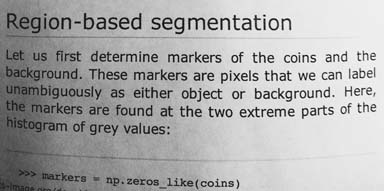
#> input picture skimage.data.page(), 384 x 191 px
$ jupyter execute --allow-errors 10_Image_classification_and_segmentation.ipynb.ipynb   (shell and % lines are left out)
#> lines starting #> are read from the running program, lines starting #| are printed output that depends on the picture; after the words box and inside, x2 and y2 are one past the last pixel; in counts of white or black regions, pixels touching at a corner belong together
# Session 10: Image classification and segmentation

### Victor F. Pajuelo Madrigal <victor.pajuelo@bts.tech> - Data Science Foundations (2020-12-01)

Open this notebook in Google Colaboratory: [](https://colab.research.google.com/github/vfp1/bts-dsf-2020/blob/main/Session_10/decoded.ipynb)

**Resources:**

# Classification, detection, segmentation...

Image classification can be understood as an identification process of what we have in the image. For that, different approaches with different skill levels can be used. From basically returning a text with the word "Cat" to returning, the bounding box where that cat is found, or multiple boxes for multiple entities or adjusting those boxes to the shape of the entity.

For this introductory class, we will only be looking at the first one, as the other ones involve more advanced techniques.

# Machine learning paths

The "learning" in machine learning can be performed over discrete datasets (classes) or over continuous (temperature, pricing of houses). And the learning can be done supervised or unsupervised.

# Image segmentation with scikit-image

Image Segmentation is essentially the process of partitioning a digital image into multiple segments to simplify and/or change the representation of an image into something that is more meaningful and easier to analyze.

[Here](https://scikit-image.org/docs/dev/api/skimage.segmentation.html#skimage.segmentation.random_walker) is the full list of segmentation algorithms available in scikit-image.

Segmentation algorithms available in `scikit-image`:

## Unsupervised: thresholding

[cell 1]
import numpy as np
import matplotlib.pyplot as plt
import skimage.data as data
import skimage.segmentation as seg
import skimage.filters as filters
import skimage.draw as draw
import skimage.color as color
import skimage.io as io

[cell 2]
page = data.page()
#> page is the input picture: shape (191, 384); min 0, max 255, mean 171.5
io.imshow(page)

[cell 3]
fig, ax = plt.subplots(1, 1)
ax.hist(page.ravel(), bins=32, range=[0, 256])
ax.set_xlim(0, 256);
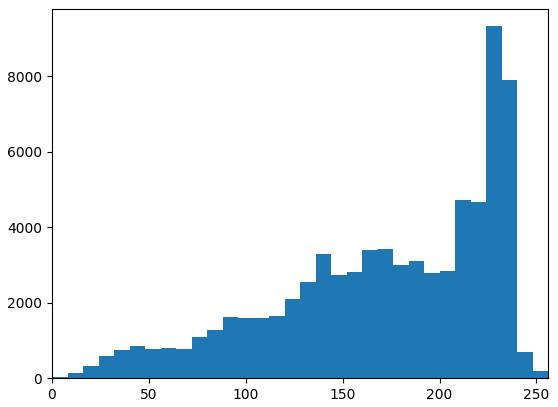
#> figure drawn by matplotlib, 1 panel; tallest bar 9320 high, from x = 224 to 232

[cell 4]
text_segmented = page > 50
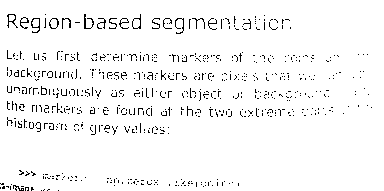
#> text_segmented: shape (191, 384) bool; 96% white; black in thin lines or dots, all inside (x1, y1, x2, y2) = (0, 14, 372, 191)
io.imshow(text_segmented);

[cell 5]
text_segmented = page > 70
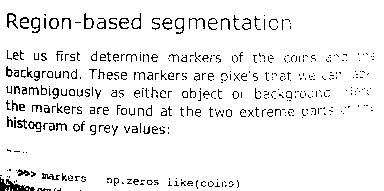
#> text_segmented: shape (191, 384) bool; 93.3% white; black in thin lines or dots
io.imshow(text_segmented);

[cell 6]
text_segmented = page > 120
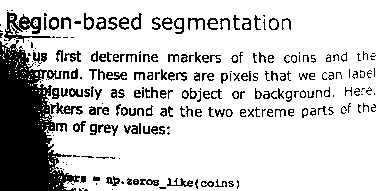
#> text_segmented: shape (191, 384) bool; 80.8% white; 250 black regions (105 under 20 px), largest, box (x1, y1, x2, y2) and area: (0, 40, 80, 191) 6960, (4, 12, 51, 43) 523, (50, 102, 83, 115) 180
io.imshow(text_segmented);

Scikit-image has a number of automatic thresholding methods, which require no input in choosing an optimal threshold. Some of the methods are: `otsu, li, local`.

In the case of `local`, we also need to specify the `block_size`. Offset helps to tune the image for better results.

[cell 7]
text_threshold = filters.threshold_otsu(page)
#> text_threshold = 157
io.imshow(page > text_threshold);
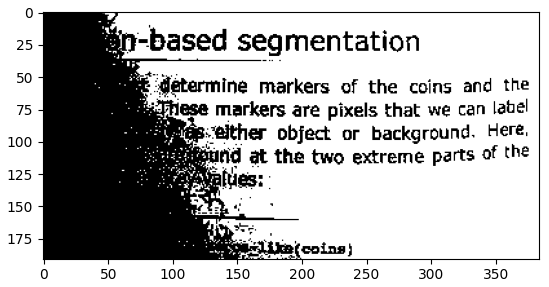
#> figure drawn by matplotlib, 1 panel

[cell 8]
text_threshold = filters.threshold_li(page)
#> text_threshold = 146
io.imshow(page > text_threshold);

[cell 9]
text_threshold = filters.threshold_local(page, block_size=101, offset=100)
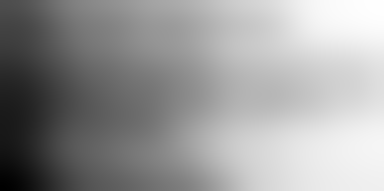
#> text_threshold: shape (191, 384) float64; min -29.04, max 137.9, mean 71.5; drawn with min black and max white
io.imshow(page > text_threshold);
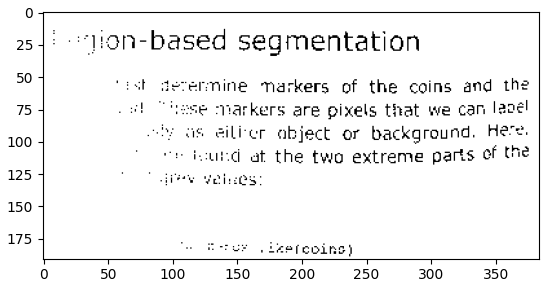
#> figure drawn by matplotlib, 1 panel

## Supervised segmentation

[cell 10]
import numpy as np
import matplotlib.pyplot as plt
import skimage.data as data
import skimage.segmentation as seg
import skimage.filters as filters
import skimage.draw as draw
import skimage.color as color
import skimage.io as io

#> (a cell that did not finish here is left out)

#> (a cell that did not finish here is left out)

### Active Contour Segmentation or Snakes

This algorithm is initialized with the help of the user, by defining a countour or line around some object. The "snake" contracts starting by that countour, and is attracted or repelled by light and edges.

In this example, we will draw a circle around someone's face, and try to segment the face.

[cell 13]
def circle_points(resolution, center, radius):
    """
    Generate points which define a circle on an image.Centre refers to the centre of the circle
    """
    radians = np.linspace(0, 2*np.pi, resolution)
    c = center[1] + radius*np.cos(radians)#polar co-ordinates
    r = center[0] + radius*np.sin(radians)

    return np.array([c, r]).T

The image is way too big for doing this for teaching purposes, so we will scale it down.

[cell 14]
from skimage.transform import resize

#> (the rest of this cell did not finish here and is left out)

[cell 15]
# Exclude last point because a closed path should not have duplicate points
points = circle_points(resolution=200, center=[110, 90], radius=150)[:-1]

[cell 16]
fig, ax = plt.subplots(1, 1, figsize=(14, 14))
#> (the rest of this cell did not finish here and is left out)

#> (a cell that did not finish here is left out)

[cell 18]
# Plotting snakes
fig, ax = plt.subplots(1, 1, figsize=(14, 14))
#> (the rest of this cell did not finish here and is left out)

We can tweak the parameters called alpha and beta. Higher values of alpha will make this snake contract faster while beta makes the snake smoother.

[cell 19]
from skimage.filters import gaussian

# Using snakes with  alpha and beta
#> (the rest of this cell did not finish here and is left out)

[cell 20]
# Plotting snakes
fig, ax = plt.subplots(1, 1, figsize=(14, 14))
#> (the rest of this cell did not finish here and is left out)

#### Your turn

Take a picture of your colleague (against white background) and try to segment his/her face.

## Unsupervised segmentation
### SLIC (Simple Linear Iterative Clustering)

The SLIC algorithm uses K-Means, and separates the image in meaningful patches, defined by the number of segments.

#> (a cell that did not finish here is left out)

#> (a cell that did not finish here is left out)

# Image classification with sklearn

## Image classifiers

This is a comparisson of different classifiers in sklearn over a synthetic dataset.

This is to portray the decision boundaries at which the algorithm operates, but be careful, this is computed only over two dimensions, in high dimensionality, this can severely change.

The training points are given in solid colors, while the testing are semi-transparent.

[cell 23]
# Code source: Gaël Varoquaux
#              Andreas Müller
# Modified for documentation by Jaques Grobler
# License: BSD 3 clause

import numpy as np
import matplotlib.pyplot as plt
from matplotlib.colors import ListedColormap
from sklearn.model_selection import train_test_split
from sklearn.preprocessing import StandardScaler
from sklearn.datasets import make_moons, make_circles, make_classification
from sklearn.neural_network import MLPClassifier
from sklearn.neighbors import KNeighborsClassifier
from sklearn.svm import SVC
from sklearn.gaussian_process import GaussianProcessClassifier
from sklearn.gaussian_process.kernels import RBF
from sklearn.tree import DecisionTreeClassifier
from sklearn.ensemble import RandomForestClassifier, AdaBoostClassifier
from sklearn.naive_bayes import GaussianNB
from sklearn.discriminant_analysis import QuadraticDiscriminantAnalysis

h = .02  # step size in the mesh

names = ["Nearest Neighbors", "Linear SVM", "RBF SVM", "Gaussian Process",
         "Decision Tree", "Random Forest", "Neural Net", "AdaBoost",
         "Naive Bayes", "QDA"]

classifiers = [
    KNeighborsClassifier(3),
    SVC(kernel="linear", C=0.025),
    SVC(gamma=2, C=1),
    GaussianProcessClassifier(1.0 * RBF(1.0)),
    DecisionTreeClassifier(max_depth=5),
    RandomForestClassifier(max_depth=5, n_estimators=10, max_features=1),
    MLPClassifier(alpha=1, max_iter=1000),
    AdaBoostClassifier(),
    GaussianNB(),
    QuadraticDiscriminantAnalysis()]

X, y = make_classification(n_features=2, n_redundant=0, n_informative=2,
                           random_state=1, n_clusters_per_class=1)
rng = np.random.RandomState(2)
X += 2 * rng.uniform(size=X.shape)
linearly_separable = (X, y)

datasets = [make_moons(noise=0.3, random_state=0),
            make_circles(noise=0.2, factor=0.5, random_state=1),
            linearly_separable
            ]

figure = plt.figure(figsize=(27, 9))
i = 1
# iterate over datasets
for ds_cnt, ds in enumerate(datasets):
    # preprocess dataset, split into training and test part
    X, y = ds
    X = StandardScaler().fit_transform(X)
    X_train, X_test, y_train, y_test = \
        train_test_split(X, y, test_size=.4, random_state=42)

    x_min, x_max = X[:, 0].min() - .5, X[:, 0].max() + .5
    y_min, y_max = X[:, 1].min() - .5, X[:, 1].max() + .5
    xx, yy = np.meshgrid(np.arange(x_min, x_max, h),
                         np.arange(y_min, y_max, h))

    # just plot the dataset first
    cm = plt.cm.RdBu
    cm_bright = ListedColormap(['#FF0000', '#0000FF'])
    ax = plt.subplot(len(datasets), len(classifiers) + 1, i)
    if ds_cnt == 0:
        ax.set_title("Input data")
    # Plot the training points
    ax.scatter(X_train[:, 0], X_train[:, 1], c=y_train, cmap=cm_bright,
               edgecolors='k')
    # Plot the testing points
    ax.scatter(X_test[:, 0], X_test[:, 1], c=y_test, cmap=cm_bright, alpha=0.6,
               edgecolors='k')
    ax.set_xlim(xx.min(), xx.max())
    ax.set_ylim(yy.min(), yy.max())
    ax.set_xticks(())
    ax.set_yticks(())
    i += 1

    # iterate over classifiers
    for name, clf in zip(names, classifiers):
        ax = plt.subplot(len(datasets), len(classifiers) + 1, i)
        clf.fit(X_train, y_train)
        score = clf.score(X_test, y_test)

        # Plot the decision boundary. For that, we will assign a color to each
        # point in the mesh [x_min, x_max]x[y_min, y_max].
        if hasattr(clf, "decision_function"):
            Z = clf.decision_function(np.c_[xx.ravel(), yy.ravel()])
        else:
            Z = clf.predict_proba(np.c_[xx.ravel(), yy.ravel()])[:, 1]

        # Put the result into a color plot
        Z = Z.reshape(xx.shape)
        ax.contourf(xx, yy, Z, cmap=cm, alpha=.8)

        # Plot the training points
        ax.scatter(X_train[:, 0], X_train[:, 1], c=y_train, cmap=cm_bright,
                   edgecolors='k')
        # Plot the testing points
        ax.scatter(X_test[:, 0], X_test[:, 1], c=y_test, cmap=cm_bright,
                   edgecolors='k', alpha=0.6)

        ax.set_xlim(xx.min(), xx.max())
        ax.set_ylim(yy.min(), yy.max())
        ax.set_xticks(())
        ax.set_yticks(())
        if ds_cnt == 0:
            ax.set_title(name)
        ax.text(xx.max() - .3, yy.min() + .3, ('%.2f' % score).lstrip('0'),
                size=15, horizontalalignment='right')
        i += 1

plt.tight_layout()
plt.show()
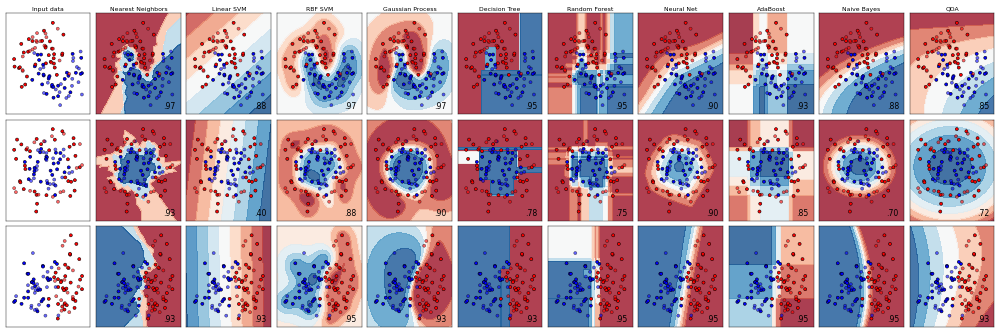
#> figure drawn by matplotlib, 33 panels

## Image classification: digits

Image classification can be performed with sklern using the algorithms above. We will try to classify a library of digits given by sklearn.

[cell 24]
# Standard scientific Python imports
import matplotlib.pyplot as plt

# Import datasets, classifiers and performance metrics
from sklearn import datasets, svm, metrics

The digits dataset is made of 8x8 images of digits. For every image we have a "target" representing the number it is.

[cell 25]
# The digits dataset
digits = datasets.load_digits()

[cell 26]
images_and_labels = list(zip(digits.images, digits.target))
for index, (image, label) in enumerate(images_and_labels[:4]):
    plt.subplot(2, 4, index + 1)
    plt.axis('off')
    plt.imshow(image, cmap=plt.cm.gray_r, interpolation='nearest')
    plt.title('Training: %i' % label)
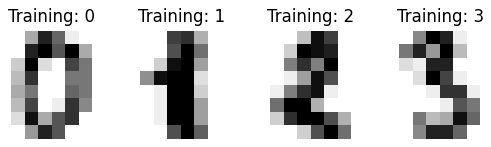
#> figure drawn by matplotlib, 4 panels

The classifier needs to be applied to a flattened image (we are not using convolutions), to turn the data into a (samples, feature) matrix.

[cell 27]
n_samples = len(digits.images)
data = digits.images.reshape((n_samples, -1))
target = digits.target

#1797 samples, 64 pixels (flattened )
print(data.shape)
print(target.shape)

We choose the classifier

[cell 28]
# Create a classifier: a support vector classifier
classifier = svm.SVC(gamma=0.001)

Fit it to the first half of the digits

[cell 29]
# We learn the digits on the first half of the digits
classifier.fit(data[:n_samples // 2], digits.target[:n_samples // 2])

Fit it to the second half of the digits

[cell 30]
# Now predict the value of the digit on the second half:
expected = digits.target[n_samples // 2:]
predicted = classifier.predict(data[n_samples // 2:])

#> (a cell that did not finish here is left out)

[cell 32]
images_and_predictions = list(zip(digits.images[n_samples // 2:], predicted))

for index, (image, prediction) in enumerate(images_and_predictions[:20]):
    plt.subplot(5, 4, index + 1)
    plt.axis('off')
    plt.imshow(image, cmap=plt.cm.gray_r, interpolation='nearest')
    plt.title('Prediction: %i' % prediction)

plt.tight_layout()
plt.show()
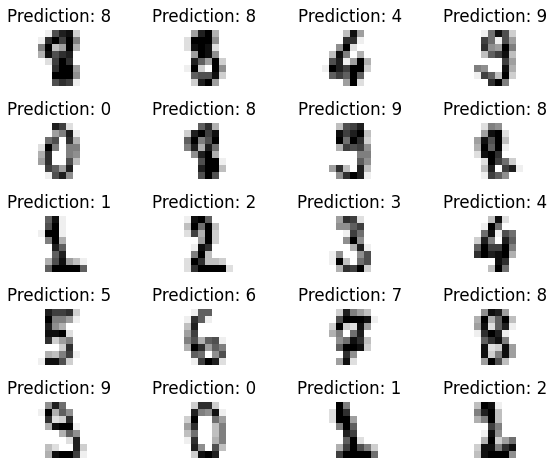
#> figure drawn by matplotlib, 20 panels
